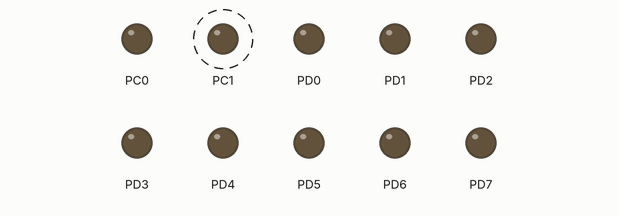
Bench run of a program on a simulated ATmega8, built with avr-gcc and emulated at 16 MHz. Shown: output pins drawn as LEDs (lit = HIGH). Dashed ring = blinking.

Above: at 0.12 s.
Timing chart, 0 to 3.0 s (numbered marks = the images above):
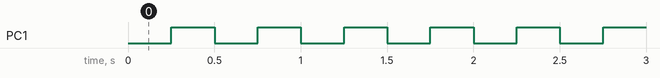

Measured:
- by itself, PC1: alternates HIGH for 0.25 s and LOW for 0.25 s

The program:

main.c
```c
/*
* spi_s.c
*
* Created: 11.07.2017 20:47:55
* Author : DiGun
*/

#include <avr/io.h>
#include <avr/interrupt.h>
#include <util/delay.h>
#include "spi.h"


int main (void)
{
//	DDRB &= ~((1<<2)|(1<<3)|(1<<5));   // SCK, MOSI and SS as inputs
//	DDRB |= (1<<4);                    // MISO as output
	spi_init_slave();
	_delay_ms(1);
	DDRD |= 0xFF;
	DDRC |= 3;

	sei();

	while(1)
	{
		_delay_ms(250);
		PORTC^=2;
	}
}

ISR (SPI_STC_vect)
{
	PORTC^=1;
	PORTD = SPDR;
	SPDR=PORTD;
	// do something with the received data
}
```

spi.c
```c
/*
 * spi.c
 *
 * Created: 10.10.2017 19:44:38
 *  Author: DiGun
 */
#include "spi.h"
#include <avr/io.h>
#include <avr/interrupt.h>

#define PORT_SPI    PORTB
#define DDR_SPI     DDRB
#define DD_MISO     DDB4
#define DD_MOSI     DDB3
#define DD_SS       DDB2
#define DD_SCK      DDB5

void spi_init_master()
// Initialize pins for spi communication
{
    DDR_SPI &= ~((1<<DD_MOSI)|(1<<DD_MISO)|(1<<DD_SS)|(1<<DD_SCK));
    // Define the following pins as output
    DDR_SPI |= ((1<<DD_MOSI)|(1<<DD_SS)|(1<<DD_SCK));

    SPCR = ((1<<SPE)|               // SPI Enable
            (0<<SPIE)|              // SPI Interupt Enable
            (0<<DORD)|              // Data Order (0:MSB first / 1:LSB first)
            (1<<MSTR)|              // Master/Slave select
            (0<<SPR1)|(0<<SPR0)|    // SPI Clock Rate
            (0<<CPOL)|              // Clock Polarity (0:SCK low / 1:SCK hi when idle)
            (0<<CPHA));             // Clock Phase (0:leading / 1:trailing edge sampling)

  //  SPSR = (1<<SPI2X);              // Double Clock Rate
//  PORT_SPI|=
}

void spi_init_slave()
// Initialize pins for spi communication
// with interrupt
{
	DDR_SPI &= ~((1<<DD_MOSI)|(1<<DD_MISO)|(1<<DD_SS)|(1<<DD_SCK));
	// Define the following pins as output
	DDR_SPI |= ((1<<DD_MISO));

	SPCR = ((1<<SPE)|               // SPI Enable
	(1<<SPIE)|              // SPI Interupt Enable
	(0<<DORD)|              // Data Order (0:MSB first / 1:LSB first)
	(0<<MSTR)|              // Master/Slave select
	(0<<SPR1)|(0<<SPR0)|    // SPI Clock Rate
	(0<<CPOL)|              // Clock Polarity (0:SCK low / 1:SCK hi when idle)
	(0<<CPHA));             // Clock Phase (0:leading / 1:trailing edge sampling)

	//  SPSR = (1<<SPI2X);              // Double Clock Rate
}


void spi_transfer_sync (uint8_t * dataout, uint8_t * datain, uint8_t len)
// Shift full array through target device
{
       uint8_t i;
       for (i = 0; i < len; i++) {
             SPDR = dataout[i];
             while((SPSR & (1<<SPIF))==0);
             datain[i] = SPDR;
       }
}

void spi_transmit_sync (uint8_t * dataout, uint8_t len)
// Shift full array to target device without receiving any byte
{
       uint8_t i;
       for (i = 0; i < len; i++) {
             SPDR = dataout[i];
             while((SPSR & (1<<SPIF))==0);
       }
}

uint8_t spi_fast_shift (uint8_t data)
// Clocks only one byte to target device and returns the received one
{
    SPDR = data;
    while((SPSR & (1<<SPIF))==0);
    return SPDR;
}
```

spi.h
```c
/*
 * spi.h
 *
 * Created: 10.10.2017 19:44:58
 *  Author: DiGun
 */


#ifndef SPI_H_
#define SPI_H_

#include <avr/io.h>

extern void spi_init_master();
extern void spi_init_slave();
extern void spi_transfer_sync (uint8_t * dataout, uint8_t * datain, uint8_t len);
extern void spi_transmit_sync (uint8_t * dataout, uint8_t len);
extern uint8_t spi_fast_shift (uint8_t data);

#endif /* SPI_H_ */
```
